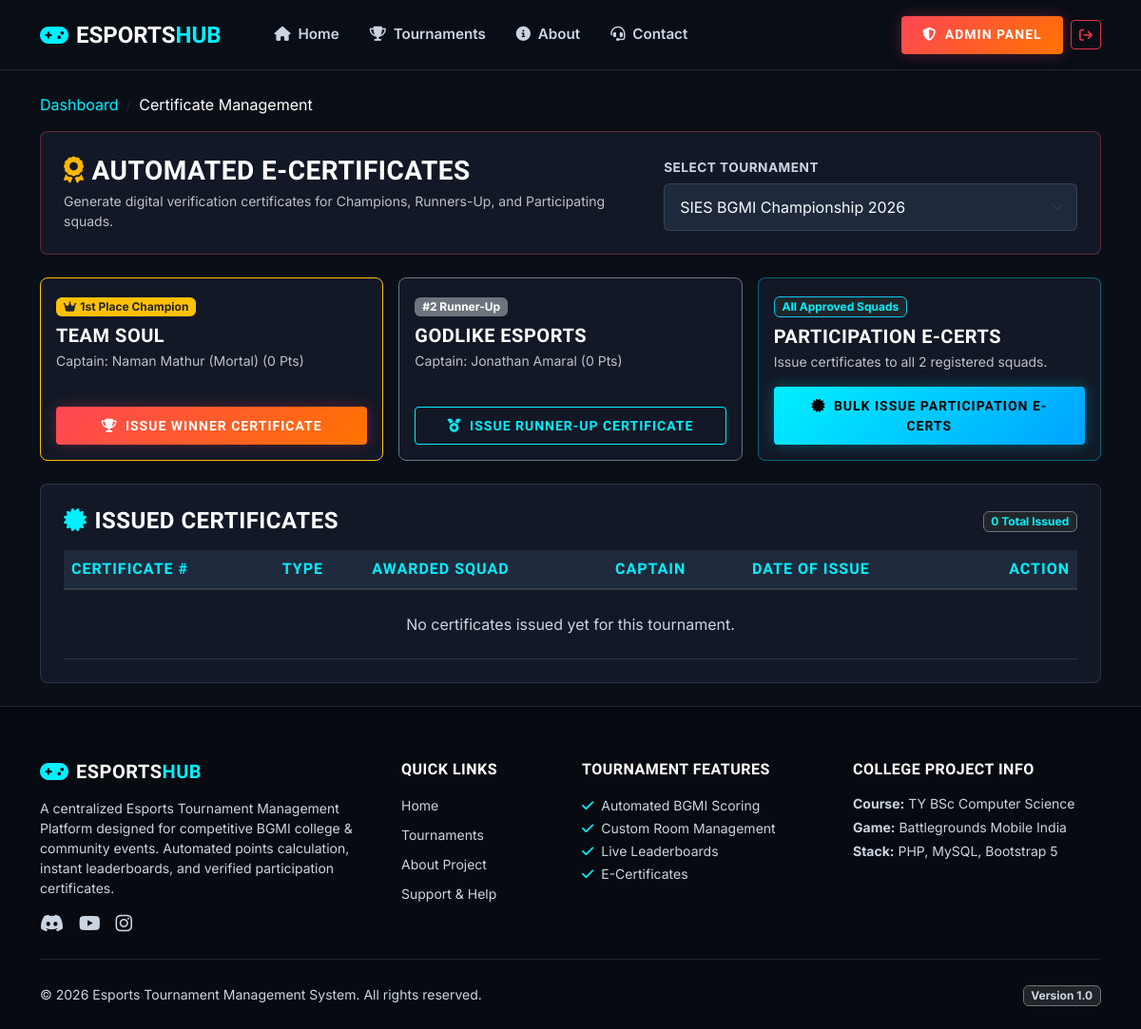
The app's page /admin/certificates.php?tournament_id=1 (signed in) with its own data.
### tables this page shows
CREATE TABLE IF NOT EXISTS `teams` (
    `id` INT AUTO_INCREMENT PRIMARY KEY,
    `team_name` VARCHAR(100) NOT NULL UNIQUE,
    `team_tag` VARCHAR(10) NOT NULL,
    `logo` VARCHAR(255) DEFAULT 'default_team.png',
    `captain_id` INT NOT NULL,
    `created_at` TIMESTAMP DEFAULT CURRENT_TIMESTAMP,
    CONSTRAINT `fk_teams_captain` FOREIGN KEY (`captain_id`) REFERENCES `users` (`id`) ON DELETE CASCADE
);

CREATE TABLE IF NOT EXISTS `users` (
    `id` INT AUTO_INCREMENT PRIMARY KEY,
    `name` VARCHAR(100) NOT NULL,
    `email` VARCHAR(150) NOT NULL UNIQUE,
    `password` VARCHAR(255) NOT NULL,
    `phone` VARCHAR(20) DEFAULT NULL,
    `role` ENUM('admin', 'player') NOT NULL DEFAULT 'player',
    `profile_image` VARCHAR(255) DEFAULT 'default_avatar.png',
    `created_at` TIMESTAMP DEFAULT CURRENT_TIMESTAMP
);

### admin/certificates.php (the view, shortened to what this page needs)
<?php
require_once "../config/database.php";
$tournaments = $pdo->query("SELECT id, tournament_name FROM tournaments ORDER BY tournament_date DESC")->fetchAll();
$selectedTournamentId = isset($_GET['tournament_id']) ? (int)$_GET['tournament_id'] : ($tournaments[0]['id'] ?? 0);
$leaderboard = [];
if ($selectedTournamentId > 0) {
    $lbQuery = $pdo->prepare("
        SELECT
            tm.id AS team_id,
            tm.team_name,
            tm.team_tag,
            tm.captain_id,
            u.name AS captain_name,
            COALESCE(SUM(mr.total_points), 0) AS total_points
        FROM tournament_registrations tr
        JOIN teams tm ON tr.team_id = tm.id
        JOIN users u ON tm.captain_id = u.id
        LEFT JOIN matches m ON m.tournament_id = tr.tournament_id AND m.status = 'completed'
        LEFT JOIN match_results mr ON mr.match_id = m.id AND mr.team_id = tm.id
        WHERE tr.tournament_id = ? AND tr.status = 'approved'
        GROUP BY tm.id
        ORDER BY total_points DESC
    ");
    $lbQuery->execute([$selectedTournamentId]);
    $leaderboard = $lbQuery->fetchAll();
}
$issuedCerts = [];
if ($selectedTournamentId > 0) {
    $stmt = $pdo->prepare("
        SELECT c.*, tm.team_name, tm.team_tag, u.name AS captain_name, t.tournament_name
        FROM certificates c
        JOIN teams tm ON c.team_id = tm.id
        JOIN users u ON tm.captain_id = u.id
        JOIN tournaments t ON c.tournament_id = t.id
        WHERE c.tournament_id = ?
        ORDER BY (c.certificate_type = 'winner') DESC, (c.certificate_type = 'runner_up') DESC, c.id ASC
    ");
    $stmt->execute([$selectedTournamentId]);
    $issuedCerts = $stmt->fetchAll();
}
require_once "../includes/header.php";
require_once "../includes/navbar.php";
?>
<div class="container py-4">
    <nav aria-label="breadcrumb" class="mb-3">
        <ol class="breadcrumb">
            <li class="breadcrumb-item"><a href="dashboard.php" class="text-cyan text-decoration-none">Dashboard</a></li>
            <li class="breadcrumb-item text-white active">Certificate Management</li>
        </ol>
    </nav>
    <div class="esports-card p-4 mb-4 border-flame">
        <div class="row align-items-center g-3">
            <div class="col-lg-7">
                <h3 class="text-white mb-1"><i class="fa-solid fa-award text-gold me-2"></i>Automated E-Certificates</h3>
                <p class="text-light opacity-75 small mb-0">Generate digital verification certificates for Champions, Runners-Up, and Participating squads.</p>
            </div>
            <div class="col-lg-5">
                <form action="certificates.php" method="GET">
                    <label class="form-label-custom">Select Tournament</label>
                    <select name="tournament_id" class="form-select form-select-custom" onchange="this.form.submit()">
                        <?php foreach ($tournaments as $t): ?>
                            <option value="<?php echo $t['id']; ?>" <?php echo ($selectedTournamentId === $t['id']) ? 'selected' : ''; ?>>
                                <?php echo htmlspecialchars($t['tournament_name']); ?>
                            </option>
                        <?php endforeach; ?>
                    </select>
                </form>
            </div>
        </div>
    </div>
    <?php if (!empty($leaderboard)): ?>
        <div class="row g-3 mb-4">
            <?php if (isset($leaderboard[0])): $win = $leaderboard[0]; ?>
                <div class="col-md-4">
                    <div class="esports-card p-3 border-warning h-100 d-flex flex-column justify-content-between">
                        <div>
                            <span class="badge bg-warning text-dark mb-2 fw-bold"><i class="fa-solid fa-crown me-1"></i>1st Place Champion</span>
                            <h5 class="text-white mb-1"><?php echo htmlspecialchars($win['team_name']); ?></h5>
                            <div class="small text-light opacity-75 mb-3">Captain: <?php echo htmlspecialchars($win['captain_name']); ?> (<?php echo $win['total_points']; ?> Pts)</div>
                        </div>
                        <form action="certificates.php?tournament_id=<?php echo $selectedTournamentId; ?>" method="POST">
                            <button type="submit" class="btn btn-flame w-100 btn-sm">
                                <i class="fa-solid fa-trophy me-1"></i> Issue Winner Certificate
                            </button>
                        </form>
                    </div>
                </div>
            <?php endif; ?>
            <?php if (isset($leaderboard[1])): $run = $leaderboard[1]; ?>
                <div class="col-md-4">
                    <div class="esports-card p-3 border-secondary h-100 d-flex flex-column justify-content-between">
                        <div>
                            <span class="badge bg-secondary text-white mb-2 fw-bold">#2 Runner-Up</span>
                            <h5 class="text-white mb-1"><?php echo htmlspecialchars($run['team_name']); ?></h5>
                            <div class="small text-light opacity-75 mb-3">Captain: <?php echo htmlspecialchars($run['captain_name']); ?> (<?php echo $run['total_points']; ?> Pts)</div>
                        </div>
                        <form action="certificates.php?tournament_id=<?php echo $selectedTournamentId; ?>" method="POST">
                            <button type="submit" class="btn btn-neon-outline w-100 btn-sm">
                                <i class="fa-solid fa-medal me-1"></i> Issue Runner-Up Certificate
                            </button>
                        </form>
                    </div>
                </div>
            <?php endif; ?>
            <div class="col-md-4">
                <div class="esports-card p-3 border-cyan h-100 d-flex flex-column justify-content-between">
                    <div>
                        <span class="badge bg-dark border border-info text-cyan mb-2 fw-bold">All Approved Squads</span>
                        <h5 class="text-white mb-1">Participation E-Certs</h5>
                        <div class="small text-light opacity-75 mb-3">Issue certificates to all <?php echo count($leaderboard); ?> registered squads.</div>
                    </div>
                    <form action="certificates.php?tournament_id=<?php echo $selectedTournamentId; ?>" method="POST">
                        <button type="submit" class="btn btn-neon-primary w-100 btn-sm" onclick="return confirm('Generate participation certificates for all registered teams?');">
                            <i class="fa-solid fa-certificate me-1"></i> Bulk Issue Participation E-Certs
                        </button>
                    </form>
                </div>
            </div>
        </div>
    <?php endif; ?>
    <div class="esports-card">
        <div class="d-flex justify-content-between align-items-center mb-3 flex-wrap gap-2">
            <h4 class="text-white mb-0"><i class="fa-solid fa-certificate text-cyan me-2"></i>Issued Certificates</h4>
            <span class="badge bg-dark border border-secondary text-cyan">
                <?php echo count($issuedCerts); ?> Total Issued
            </span>
        </div>
        <div class="table-responsive">
            <table class="table table-esports align-middle mb-0">
                <thead>
                    <tr>
                        <th>Certificate #</th>
                        <th>Type</th>
                        <th>Awarded Squad</th>
                        <th>Captain</th>
                        <th>Date of Issue</th>
                        <th class="text-end">Action</th>
                    </tr>
                </thead>
                <tbody>
                    <?php if (empty($issuedCerts)): ?>
                        <tr>
                            <td colspan="6" class="text-center py-4 text-muted">No certificates issued yet for this tournament.</td>
                        </tr>
                    <?php endif; ?>
                </tbody>
            </table>
        </div>
    </div>
</div>
<?php require_once "../includes/footer.php"; ?>

### assets/css/style.css (style rules this page uses)
:root { --bg-dark: #0a0e17; --bg-card: #121826; --bg-card-hover: #1a2236; --bg-surface: #1e293b; --border-color: rgba(255, 255, 255, 0.12); --border-glow: rgba(0, 240, 255, 0.35); --primary-neon: #00f0ff; --secondary-neon: #ff4655; --accent-gold: #ffb800; --text-main: #f8fafc; --text-muted: #cbd5e1; --text-dim: #94a3b8; }
body { background-color: var(--bg-dark); color: var(--text-main); font-family: 'Inter', system-ui, -apple-system, sans-serif; min-height: 100vh; display: flex; flex-direction: column; overflow-x: hidden; }
.text-muted { color: var(--text-muted) !important; }
.small, small { color: inherit; }
h1, h2, h3, h4, h5, h6, .brand-font { font-family: 'Rajdhani', sans-serif; font-weight: 700; letter-spacing: 0.5px; text-transform: uppercase; }
.text-cyan { color: var(--primary-neon) !important; }
.text-gold { color: var(--accent-gold) !important; }
.btn-neon-primary { background: linear-gradient(135deg, #00f0ff 0%, #00a3ff 100%); color: #000000; font-weight: 700; font-family: 'Rajdhani', sans-serif; letter-spacing: 1px; text-transform: uppercase; border: none; padding: 0.6rem 1.4rem; border-radius: 4px; transition: all 0.3s ease; box-shadow: 0 0 15px rgba(0, 240, 255, 0.3); }
.btn-neon-outline { background: transparent; color: var(--primary-neon); font-weight: 700; font-family: 'Rajdhani', sans-serif; letter-spacing: 1px; text-transform: uppercase; border: 1.5px solid var(--primary-neon); padding: 0.55rem 1.35rem; border-radius: 4px; transition: all 0.3s ease; }
.btn-flame { background: linear-gradient(135deg, #ff4655 0%, #ff7300 100%); color: #ffffff; font-weight: 700; font-family: 'Rajdhani', sans-serif; letter-spacing: 1px; text-transform: uppercase; border: none; padding: 0.6rem 1.4rem; border-radius: 4px; box-shadow: 0 0 15px rgba(255, 70, 85, 0.3); transition: all 0.3s ease; }
.esports-card { background: var(--bg-card); border: 1px solid var(--border-color); border-radius: 8px; padding: 1.5rem; transition: all 0.3s cubic-bezier(0.4, 0, 0.2, 1); position: relative; overflow: hidden; }
.esports-card::before { content: ''; position: absolute; top: 0; left: 0; width: 3px; height: 100%; background: linear-gradient(to bottom, var(--primary-neon), transparent); opacity: 0; transition: opacity 0.3s ease; }
.border-flame { border-color: rgba(255, 70, 85, 0.35) !important; }
.border-cyan { border-color: rgba(0, 240, 255, 0.35) !important; }
.form-control-custom, .form-select-custom { background-color: var(--bg-surface); border: 1px solid var(--border-color); color: var(--text-main); padding: 0.75rem 1rem; border-radius: 6px; }
.form-label-custom { font-weight: 700; color: #cbd5e1; font-size: 0.85rem; text-transform: uppercase; letter-spacing: 0.5px; margin-bottom: 0.4rem; }
.table-esports { --bs-table-bg: var(--bg-card); --bs-table-color: var(--text-main); border-color: var(--border-color); }
.table-esports th { background: var(--bg-surface); color: var(--primary-neon); font-family: 'Rajdhani', sans-serif; font-weight: 700; letter-spacing: 1px; text-transform: uppercase; border-bottom: 2px solid var(--border-color); }
.table-esports td { color: var(--text-main); }

### records on screen
teams: team_name "TEAM SOUL"
users: name "Naman Mathur (Mortal)"
teams: team_name "GODLIKE ESPORTS"
users: name "Jonathan Amaral"

### other values on screen
$win['total_points'] "0"
$run['total_points'] "0"
count($leaderboard) "2"
count($issuedCerts) "0"
form field tournament_id "SIES BGMI Championship 2026"
